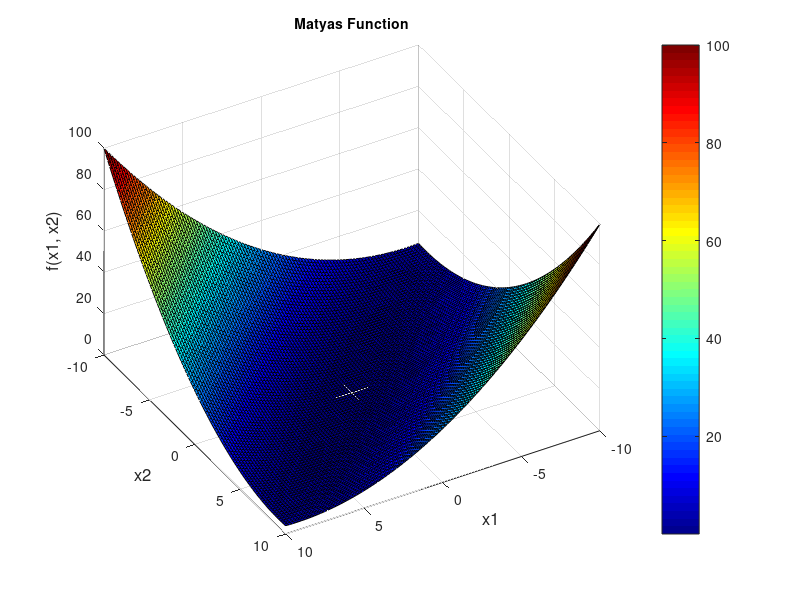

This figure's MATLAB source:
% Zakres dla zmiennych
x1 = linspace(-10, 10, 100); % Zakres dla zmiennej x1
x2 = linspace(-10, 10, 100); % Zakres dla zmiennej x2

% Tworzenie siatki wartości
[X1, X2] = meshgrid(x1, x2);

% Obliczanie wartości funkcji Matyas
f = 0.26 * (X1.^2 + X2.^2) - 0.48 * X1 .* X2;

% Rysowanie wykresu 3D z siatką
figure;
surf(X1, X2, f);

% Dostosowanie wyglądu wykresu
colormap(jet); % Kolorystyka
colorbar; % Pasek kolorów
title('Matyas Function', 'FontSize', 10, 'FontWeight', 'bold');
xlabel('x1', 'FontSize', 12);
ylabel('x2', 'FontSize', 12);
zlabel('f(x1, x2)', 'FontSize', 12);

% Widok 3D z siatką
grid on; % Włączenie siatki
view(150, 45); % Ustawienie widoku 3D
shading faceted; % Wyświetlanie krawędzi siatki
